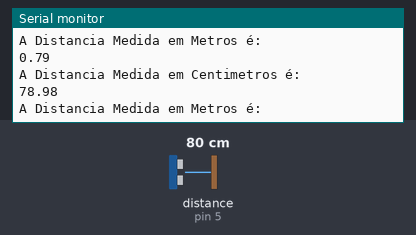
The sketch below on a simulated Arduino Uno, built with avr-gcc and run on an emulated ATmega328P. On the bench: the last lines printed to the serial monitor. Wiring (inferred from the names in the program): ultrasonic range finder: trigger pin 4; echo pin 5. The test bench sets the inputs (shaded band); at power-on: distance to the obstacle (sensor on pin 5) 80 cm. The echo pulse lasts 58.3 µs per cm.

Above: at 1.2 s.
1.3 s: distance to the obstacle (sensor on pin 5) set to 120 cm
At 1.72 s:
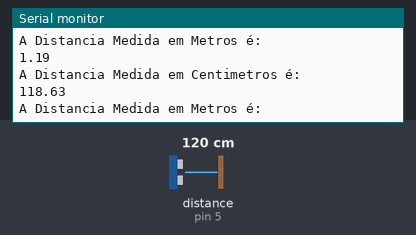
4.3 s: distance to the obstacle (sensor on pin 5) set to 2 cm
At 4.71 s:
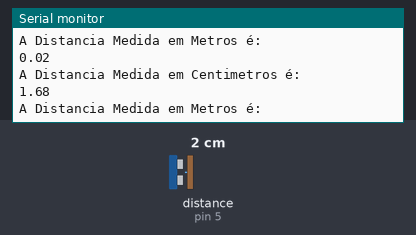
7.3 s: distance to the obstacle (sensor on pin 5) set to 18 cm
At 7.62 s:
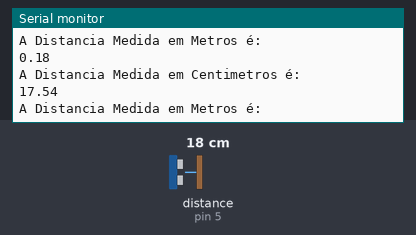
10.3 s: distance to the obstacle (sensor on pin 5) set to 4 cm
At 10.57 s:
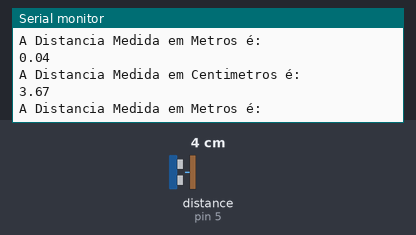
13.3 s: distance to the obstacle (sensor on pin 5) set to 35 cm
At 13.49 s:
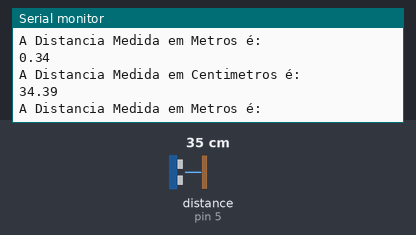
16.3 s: distance to the obstacle (sensor on pin 5) set to 250 cm
At 16.71 s:
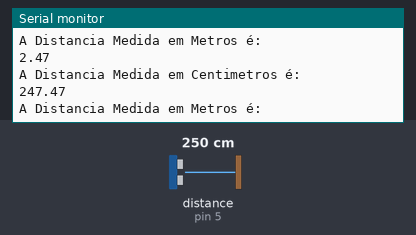
Timing chart, 0 to 19.3 s (numbered marks = the images above; inputs shaded):
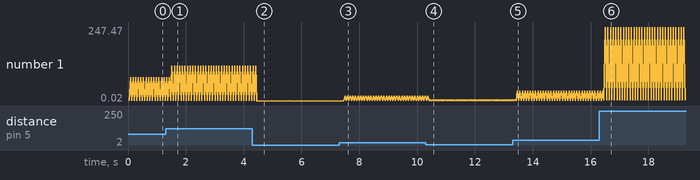

Measured:
- after the input at 1.3 s, the serial monitor: prints a new line after 0.17 s (image 1)
- after the input at 4.3 s, the serial monitor: prints a new line after 0.16 s (image 2)
- after the input at 7.3 s, the serial monitor: prints a new line after 0.16 s (image 3)
- after the input at 10.3 s, the serial monitor: prints a new line after 0.11 s (image 4)
- after the input at 13.3 s, the serial monitor: prints a new line after 0.12 s (image 5)
- after the input at 16.3 s, the serial monitor: prints a new line after 0.16 s (image 6)
- plotted number 1: 0.79 → 1.19 after the input at 1.3 s, 1.19 → 0.02 after the input at 4.3 s, 0.02 → 17.54 after the input at 7.3 s, 17.54 → 3.67 after the input at 10.3 s, 3.67 → 0.34 after the input at 13.3 s

The sketch:

Programa_arduino_sensor_ultrassonico.ino
```cpp
// TÍTULO: Programa Para Medição de Distâncias com Sensor Ultrassônico HC-SR04
// AUTOR: Ângelo Meneguini

#define trigger 4                                           // Declara que o pino de trigger estará na porta 4
#define echo 5                                              // Declara que o pino de echo estará na porta 5
float distancia = 0;                                        // Cria a variável para receber o valor da distância
float tempo = 0;                                            // Cria a variável para recer o valor do tempo lido do pino 5

void setup() {
  pinMode(trigger, OUTPUT);                                 // Configura o trigger como saída
  digitalWrite(trigger, LOW);                               // Configura o trigger em nível baixo inicialmente
  pinMode(echo, INPUT);                                     // Configura o echo como entrada de sinal digital
  Serial.begin(9600);                                       // Inicia a comunicação serial
}

void loop() {
  digitalWrite(trigger, HIGH);                              // Aciona o trigger por 10 microsegundos
  delayMicroseconds(10);
  digitalWrite(trigger, LOW);

  tempo = pulseIn(echo, HIGH);                              // Lê o tempo em que echo permanece em nivel alto, tempo dado em microsegundos
  tempo = tempo/1000000;                                    // Converte o tempo para segundos
  distancia = (tempo*340)/2;                                // Calcula a distancia com base na equação fornecida no datasheet

  Serial.println("A Distancia Medida em Metros é:");        // Apresenta no monitor a distancia calculada anteriormente em metros
  Serial.println(distancia);
  Serial.println("A Distancia Medida em Centimetros é:");   // Apresenta no monitor a distancia em centimetros
  Serial.println(distancia*100);
  delay(10);                                                // Espera 10 milisegundos ate reiniciar o loop
}
```
